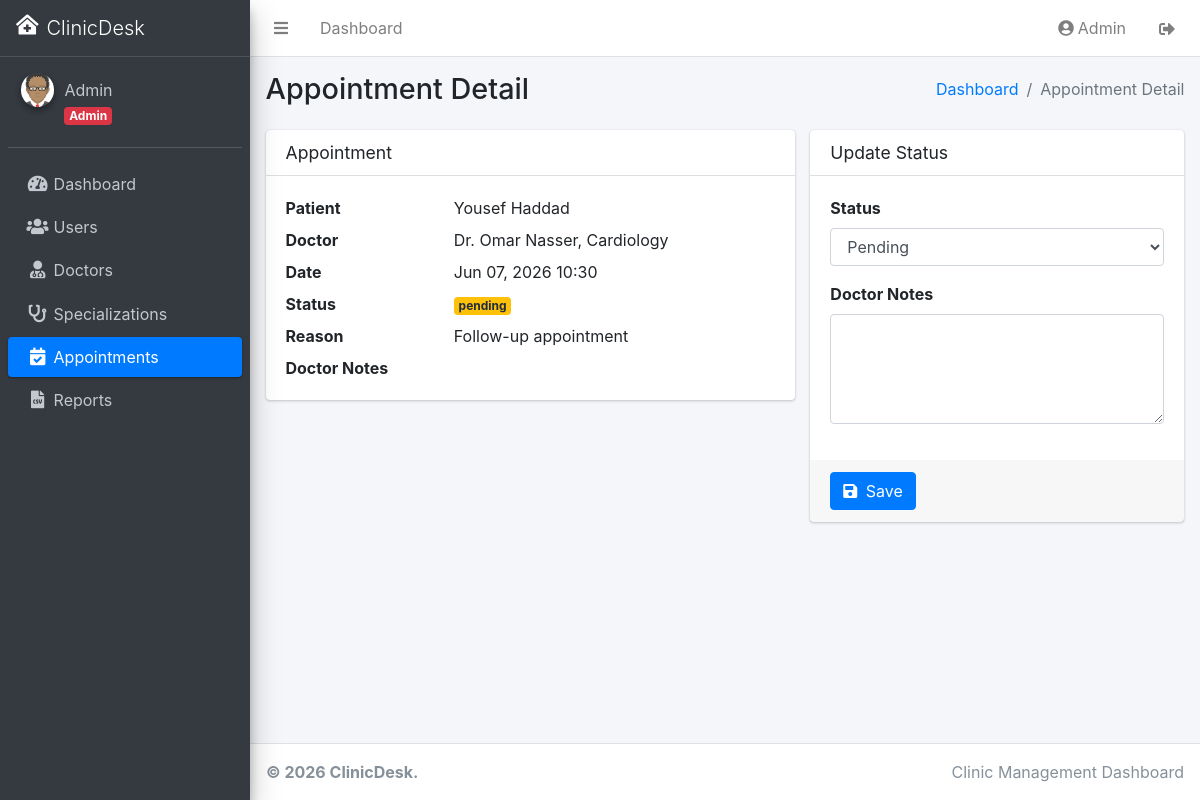
The page /index.php?page=appointments&action=detail&id=2 (signed in) on the database its author committed.
### tables this page shows
CREATE TABLE users (
  id INT UNSIGNED AUTO_INCREMENT PRIMARY KEY,
  name VARCHAR(120) NOT NULL,
  email VARCHAR(180) NOT NULL UNIQUE,
  password VARCHAR(255) NOT NULL,
  role ENUM("admin","doctor","patient") NOT NULL DEFAULT "patient",
  phone VARCHAR(20) DEFAULT NULL,
  avatar VARCHAR(255) DEFAULT NULL,
  is_active TINYINT(1) NOT NULL DEFAULT 1,
  created_at TIMESTAMP NOT NULL DEFAULT CURRENT_TIMESTAMP
);

CREATE TABLE appointments (
  id INT UNSIGNED AUTO_INCREMENT PRIMARY KEY,
  patient_id INT UNSIGNED NOT NULL,
  doctor_id INT UNSIGNED NOT NULL,
  appt_date DATE NOT NULL,
  appt_time TIME NOT NULL,
  status ENUM("pending","confirmed","completed","cancelled") NOT NULL DEFAULT "pending",
  reason VARCHAR(255) DEFAULT NULL,
  doctor_notes TEXT DEFAULT NULL,
  created_at TIMESTAMP NOT NULL DEFAULT CURRENT_TIMESTAMP,
  UNIQUE KEY no_double_booking (doctor_id, appt_date, appt_time),
  FOREIGN KEY (patient_id) REFERENCES users(id) ON DELETE CASCADE,
  FOREIGN KEY (doctor_id) REFERENCES doctors(id) ON DELETE CASCADE
);

CREATE TABLE specializations (
  id INT UNSIGNED AUTO_INCREMENT PRIMARY KEY,
  name VARCHAR(100) NOT NULL UNIQUE
);

### core/helpers.php (called while the page is built, shortened)
<?php
function e(mixed $value): string
{
    return htmlspecialchars((string) $value, ENT_QUOTES, 'UTF-8');
}
function url(string $query = ''): string
{
    return BASE_URL . 'index.php' . ($query !== '' ? '?' . ltrim($query, '?') : '');
}
function asset(string $path): string
{
    return BASE_URL . 'public/' . ltrim($path, '/');
}
function upload_url(?string $path): string
{
    if (!$path) {
        return asset('assets/adminlte/dist/img/avatar.png');
    }
    return asset('uploads/' . ltrim($path, '/'));
}
function formatDate(?string $date): string
{
    return $date ? date('M d, Y', strtotime($date)) : '';
}
function formatTime(?string $time): string
{
    return $time ? date('H:i', strtotime($time)) : '';
}
function selected(mixed $current, mixed $expected): string
{
    return (string) $current === (string) $expected ? 'selected' : '';
}
function statusOptions(): array
{
    return ['pending', 'confirmed', 'completed', 'cancelled'];
}
function statusBadge(string $status): string
{
    return match ($status) {
        'confirmed' => 'info',
        'completed' => 'success',
        'cancelled' => 'danger',
        default => 'warning',
    };
}
function roleBadge(string $role): string
{
    return match ($role) {
        'admin' => 'danger',
        'doctor' => 'primary',
        default => 'success',
    };
}
function activeMenu(string $page, ?string $action = null): string
{
    $currentPage = $_GET['page'] ?? 'dashboard';
    if ($currentPage !== $page) {
        return '';
    }
    return 'active';
}
function view(string $path, array $data = []): void
{
    extract($data, EXTR_SKIP);
    require dirname(__DIR__) . '/views/' . $path . '.php';
}

### controllers/AppointmentController.php (called while the page is built, shortened)
<?php
class AppointmentController
{
    public function detail(): void
    {
        $appointment = (new AppointmentModel())->findById((int) ($_GET['id'] ?? 0));
        view('appointments/detail', [
            'pageTitle' => 'Appointment Detail',
            'appointment' => $appointment,
            'prescription' => (new PrescriptionModel())->findByAppointmentId((int) $appointment['id']),
        ]);
    }
}

### index.php (called while the page is built, shortened)
<?php
require_once __DIR__ . '/core/helpers.php';
require_once __DIR__ . '/core/Database.php';
require_once __DIR__ . '/core/Auth.php';
require_once __DIR__ . '/models/BaseModel.php';
$action = $_GET['action'] ?? 'index';
$controller = new $routes[$page]();
$method = $action;
$controller->$method();

### core/Database.php (called while the page is built, shortened)
<?php
final class Database
{
    private static ?Database $instance = null;
    private mysqli $conn;
    private function __construct()
    {
        $this->conn = new mysqli(DB_HOST, DB_USER, DB_PASS, DB_NAME);
    }
    public static function getInstance(): self
    {
        if (self::$instance === null) {
            self::$instance = new self();
        }
        return self::$instance;
    }
    public function query(string $sql, string $types = '', array $params = []): mysqli_result|bool
    {
        $stmt = $this->conn->prepare($sql);
        if ($types !== '') {
            $refs = [$types];
            foreach ($params as $key => $value) {
                $refs[] = &$params[$key];
            }
            if (!call_user_func_array([$stmt, 'bind_param'], $refs)) {
                throw new RuntimeException('Database query parameters could not be bound.');
            }
        }
        if (!$stmt->execute()) {
            throw new RuntimeException('Database query failed.');
        }
        if (preg_match('/^\s*(SELECT|SHOW|DESCRIBE|EXPLAIN)\b/i', $sql)) {
            return $stmt->get_result();
        }
        return true;
    }
}

### core/Auth.php (called while the page is built, shortened)
<?php
final class Auth
{
    public static function currentUser(): ?array
    {
        return $_SESSION['user'] ?? null;
    }
    public static function id(): int
    {
        return (int) ($_SESSION['user']['id'] ?? 0);
    }
    public static function role(): string
    {
        return (string) ($_SESSION['user']['role'] ?? '');
    }
}

### models/BaseModel.php (called while the page is built, shortened)
<?php
abstract class BaseModel
{
    protected Database $db;
    public function __construct()
    {
        $this->db = Database::getInstance();
    }
    protected function execute(string $sql, string $types = '', array $params = []): mysqli_result|bool
    {
        return $this->db->query($sql, $types, $params);
    }
    protected function fetchOne(string $sql, string $types = '', array $params = []): ?array
    {
        $result = $this->execute($sql, $types, $params);
        $row = $result instanceof mysqli_result ? $result->fetch_assoc() : null;
        return $row ?: null;
    }
}

### models/UserModel.php (called while the page is built, shortened)
<?php
class UserModel extends BaseModel
{
    public function findById(int $id): ?array
    {
        return $this->fetchOne('SELECT * FROM users WHERE id = ?', 'i', [$id]);
    }
}

### models/AppointmentModel.php (called while the page is built, shortened)
<?php
class AppointmentModel extends BaseModel
{
    private string $baseSelect = 'SELECT a.*, pu.name AS patient_name, pu.phone AS patient_phone,
        du.name AS doctor_name, d.user_id AS doctor_user_id, s.name AS specialization,
        p.id AS prescription_id, p.file_path AS prescription_file
        FROM appointments a
        INNER JOIN users pu ON pu.id = a.patient_id
        INNER JOIN doctors d ON d.id = a.doctor_id
        INNER JOIN users du ON du.id = d.user_id
        INNER JOIN specializations s ON s.id = d.specialization_id
        LEFT JOIN prescriptions p ON p.appointment_id = a.id';
    public function findById(int $id): ?array
    {
        return $this->fetchOne($this->baseSelect . ' WHERE a.id = ?', 'i', [$id]);
    }
}

### views/appointments/detail.php (the view, shortened to what this page needs)
<?php
require dirname(__DIR__) . '/partials/header.php';
require dirname(__DIR__) . '/partials/navbar.php';
require dirname(__DIR__) . '/partials/sidebar.php';
?>
<div class="content-wrapper">
  <?php require dirname(__DIR__) . '/partials/content_header.php'; ?>
  <section class="content">
    <div class="container-fluid">
      <div class="row">
        <div class="col-lg-7">
          <div class="card">
            <div class="card-header"><h3 class="card-title">Appointment</h3></div>
            <div class="card-body">
              <dl class="row mb-0">
                <dt class="col-sm-4">Patient</dt><dd class="col-sm-8"><?= e($appointment['patient_name']) ?></dd>
                <dt class="col-sm-4">Doctor</dt><dd class="col-sm-8"><?= e($appointment['doctor_name']) ?>, <?= e($appointment['specialization']) ?></dd>
                <dt class="col-sm-4">Date</dt><dd class="col-sm-8"><?= e(formatDate($appointment['appt_date']) . ' ' . formatTime($appointment['appt_time'])) ?></dd>
                <dt class="col-sm-4">Status</dt><dd class="col-sm-8"><span class="badge badge-<?= e(statusBadge($appointment['status'])) ?>"><?= e($appointment['status']) ?></span></dd>
                <dt class="col-sm-4">Reason</dt><dd class="col-sm-8"><?= e($appointment['reason']) ?></dd>
                <dt class="col-sm-4">Doctor Notes</dt><dd class="col-sm-8"><?= nl2br(e($appointment['doctor_notes'])) ?></dd>
              </dl>
            </div>
          </div>
        </div>
        <div class="col-lg-5">
          <?php if (in_array($role, ['admin', 'doctor'], true)): ?>
            <div class="card">
              <div class="card-header"><h3 class="card-title">Update Status</h3></div>
              <form method="post" action="<?= e(url('page=appointments&action=status')) ?>">
                <div class="card-body">
                  <div class="form-group">
                    <label>Status</label>
                    <select name="status" class="form-control">
                      <?php foreach (statusOptions() as $status): ?>
                        <option value="<?= e($status) ?>" <?= selected($appointment['status'], $status) ?>><?= e(ucfirst($status)) ?></option>
                      <?php endforeach; ?>
                    </select>
                  </div>
                  <div class="form-group"><label>Doctor Notes</label><textarea name="doctor_notes" rows="4" class="form-control"><?= e($appointment['doctor_notes']) ?></textarea></div>
                </div>
                <div class="card-footer"><button class="btn btn-primary"><i class="fas fa-save mr-1"></i> Save</button></div>
              </form>
            </div>
          <?php endif; ?>
        </div>
      </div>
    </div>
  </section>
</div>
<?php require dirname(__DIR__) . '/partials/footer.php'; ?>

### views/partials/sidebar.php (shortened to what this page needs)
<?php $role = Auth::role(); ?>
<aside class="main-sidebar sidebar-dark-primary elevation-4">
  <a href="<?= e(url('page=dashboard')) ?>" class="brand-link">
    <i class="fas fa-clinic-medical brand-image ml-2 mt-1"></i>
    <span class="brand-text font-weight-light"><?= e(APP_NAME) ?></span>
  </a>
  <div class="sidebar">
    <div class="user-panel mt-3 pb-3 mb-3 d-flex">
      <div class="image">
        <img src="<?= e(upload_url((new UserModel())->findById(Auth::id())['avatar'] ?? null)) ?>" class="img-circle elevation-2" alt="">
      </div>
      <div class="info">
        <a href="<?= e(url('page=users&action=profile')) ?>" class="d-block"><?= e($user['name'] ?? '') ?></a>
        <span class="badge badge-<?= e(roleBadge($role)) ?>"><?= e(ucfirst($role)) ?></span>
      </div>
    </div>
    <nav class="mt-2">
      <ul class="nav nav-pills nav-sidebar flex-column" data-widget="treeview" role="menu">
        <li class="nav-item">
          <a href="<?= e(url('page=dashboard')) ?>" class="nav-link <?= e(activeMenu('dashboard')) ?>">
            <i class="nav-icon fas fa-tachometer-alt"></i><p>Dashboard</p>
          </a>
        </li>
        <?php if ($role === 'admin'): ?>
          <li class="nav-item">
            <a href="<?= e(url('page=users')) ?>" class="nav-link <?= e(activeMenu('users', 'index')) ?>">
              <i class="nav-icon fas fa-users"></i><p>Users</p>
            </a>
          </li>
          <li class="nav-item">
            <a href="<?= e(url('page=doctors')) ?>" class="nav-link <?= e(activeMenu('doctors')) ?>">
              <i class="nav-icon fas fa-user-md"></i><p>Doctors</p>
            </a>
          </li>
          <li class="nav-item">
            <a href="<?= e(url('page=specializations')) ?>" class="nav-link <?= e(activeMenu('specializations')) ?>">
              <i class="nav-icon fas fa-stethoscope"></i><p>Specializations</p>
            </a>
          </li>
          <li class="nav-item">
            <a href="<?= e(url('page=appointments')) ?>" class="nav-link <?= e(activeMenu('appointments')) ?>">
              <i class="nav-icon fas fa-calendar-check"></i><p>Appointments</p>
            </a>
          </li>
          <li class="nav-item">
            <a href="<?= e(url('page=reports')) ?>" class="nav-link <?= e(activeMenu('reports')) ?>">
              <i class="nav-icon fas fa-file-csv"></i><p>Reports</p>
            </a>
          </li>
        <?php endif; ?>
      </ul>
    </nav>
  </div>
</aside>

### rows shown on the page
users: name "Admin"
appointments: patient.name "Yousef Haddad", users.name "Dr. Omar Nasser", specializations.name "Cardiology", appt_date+appt_time "Jun 07, 2026 10:30", status "pending", reason "Follow-up appointment"

### other values the page prints
$user['name'] "Admin"
APP_NAME "ClinicDesk"
$headerTitle "Appointment Detail"
$breadcrumbTitle "Appointment Detail"
form field status "Pending"
